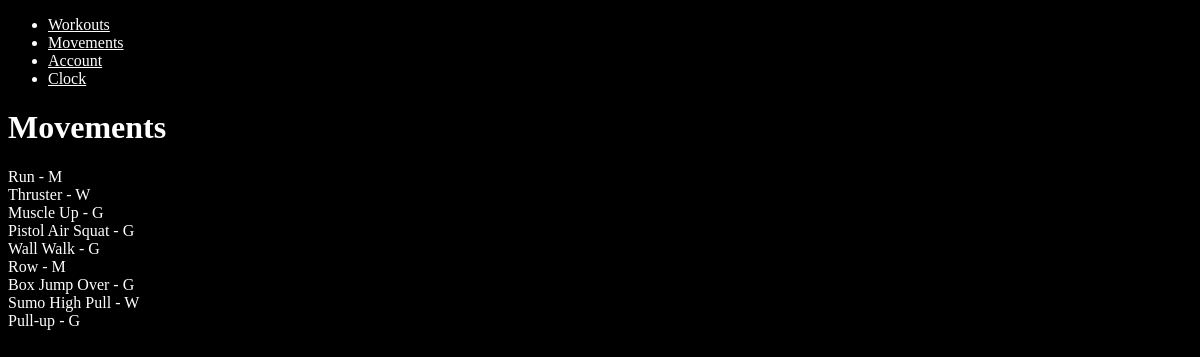
/movements, run on the app's committed database.
### workout/models.py (models this page shows, shortened)
class Movement(models.Model):
   G = "Gymnastics"
   W = "Weight Lifting"
   M = "Monostructural"
   CATEGORY_ABV = {
      G : "G",
      W : "W",
      M : "M",
   }
   CATEGORY_ABV_LOWER = {k.lower(): v for k,v in CATEGORY_ABV.items()}
   CATEGORY_CHOICES = [(v, k) for k,v in CATEGORY_ABV.items()]
   name = models.CharField(
      max_length=128,
      unique = True,
   )
   category = models.CharField(
      max_length=32,
      choices=CATEGORY_CHOICES,
      default=CATEGORY_CHOICES[0],
   )
   distance_enable = models.BooleanField(default=False)
   height_enable   = models.BooleanField(default=False)
   weight_enable   = models.BooleanField(default=False)
   reps_enable     = models.BooleanField(default=False)
   calorie_enable  = models.BooleanField(default=False)
   time_enable     = models.BooleanField(default=False)
   body_weight_ratio = models.FloatField(
      help_text="Some movements use a body weight, some movents don't and others are inbetween.",
      validators=[MaxValueValidator(1.0), MinValueValidator(0.0)],
      default=1.0,
   )

### workout/views.py (the view)
# urls.py: path('movements', views.movementsView, name='movements'),
def movementsView(request):
   context = {
      "movements": Movement.objects.all(),
      "equipment": Equipment.objects.all(),
   }
   return render(request, "workout/movements.html", context)

### workout/templates/workout/movements.html (shortened to what this page needs)
{% extends "base.html" %}
{% block body %}
   <div class="movement-container">
      <h1>Movements</h1>
      <ul>
         {% for movement in movements %}
         <li>{{ movement.name }} - {{ movement.category }}</li>
         {% empty %}
         <li>Sorry, no movements in this list.</li>
         {% endfor %}
      </ul>
   </div>
{% endblock %}

### workout/templates/base.html (shortened to what this page needs)
{% load static %}
<!DOCTYPE html>
<html>
<head>
   <link rel="stylesheet" href="{% static 'styles.css' %}"/>
</head>
<body>
   <div class="nav-container">
      <ul>
         <li> <a href="{% url 'workouts' %}">Workouts</a></li>
         <li> <a href="{% url 'movements' %}">Movements</a></li>
         <li> <a href="{% url 'account' %}">Account</a></li>
         <li> <a href="{% url 'clock' %}">Clock</a></li>
      </ul>
   </div>
      {% block body %}
      {% endblock %}
   </body>
</html>

### workout/static/styles.css (style rules this page uses)
* { background: #000000; color: #ffffff; }
.nav-container { background: red; }
.movement-container ul { list-style-type: none; margin: 0; padding: 0; background-color: #00ffff }

### data on the page
Movement: name "Run", category "M"
Movement: name "Thruster", category "W"
Movement: name "Muscle Up", category "G"
Movement: name "Pistol Air Squat", category "G"
Movement: name "Wall Walk", category "G"
Movement: name "Row", category "M"
Movement: name "Box Jump Over", category "G"
Movement: name "Sumo High Pull", category "W"
Movement: name "Pull-up", category "G"
